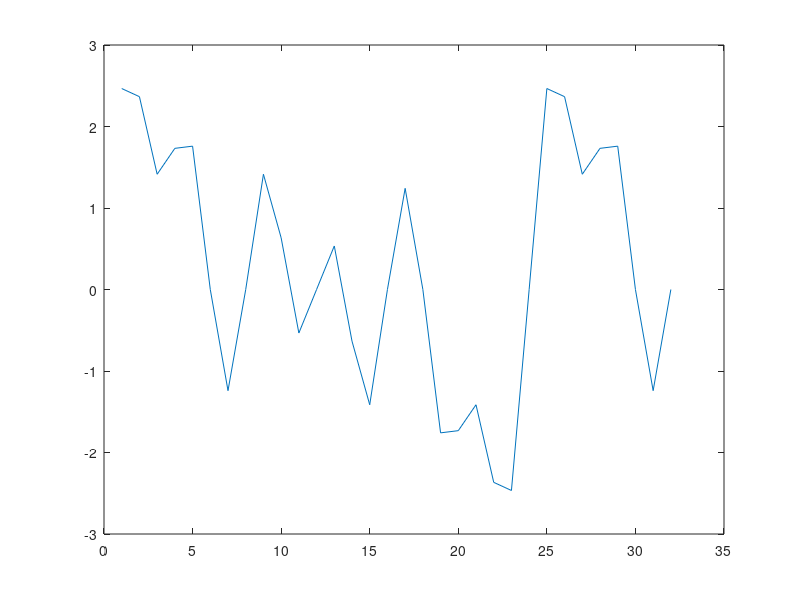

The MATLAB source for this figure:
%%DDS Algorithim
clc
clear

dds_out =   zeros;
thetas  =   [0,0,0,0] ;
deltas  =   [15,30,45,90] ;
ampls   =   [1,1,1,1] ;
sum = 0 ;

for  i = 1:32
    for index = 1:4
        %adder
        lut_index               =   thetas(index) + deltas(index);
        %multiplier and LUT
        out                     =   ampls(index)  * sind(lut_index);
        %accumlator 
        sum                     =   sum + out   ;
        % fifo feedback 
        thetas(index)           =   lut_index   ;
    end
    dds_out(i)  =   sum ;
    sum =  0;
end
plot (dds_out)
%
%% we need 3 FIFOs
% Initialize an empty FIFO queue as a numeric array
thetas_fifo = [];
deltas_fifo = [];
ampls_fifo  = [];

% drive the fifo inputs

%%
